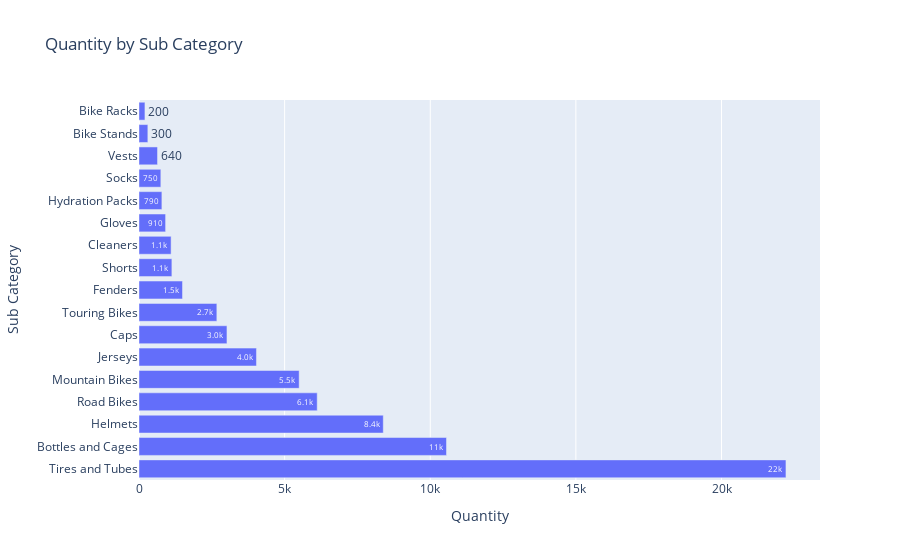

The notebook cell saved with this chart:
### Code cell
fig=px.bar(Sucategory_Sales,y='Sub Category',x='Quantity',
           text_auto='.2s',title="Quantity by Sub Category")
fig.show()

### Figure 1 — Plotly figure (JSON) as saved in the notebook; plotly's stock layout.template omitted (floating-point values rounded to 4 significant figures)
{"data": [{"alignmentgroup": "True", "hovertemplate": "Quantity=%{x}<br>Sub Category=%{y}<extra></extra>", "legendgroup": "", "marker": {"color": "#636efa", "pattern": {"shape": ""}}, "name": "", "offsetgroup": "", "orientation": "h", "showlegend": false, "textposition": "auto", "texttemplate": "%{x:.2s}", "type": "bar", "x": [22213, 10558, 8387, 6119, 5499, 4033, 3020, 2673, 1494, 1129, 1102, 913, 786, 750, 636, 304, 204], "xaxis": "x", "y": ["Tires and Tubes", "Bottles and Cages", "Helmets", "Road Bikes", "Mountain Bikes", "Jerseys", "Caps", "Touring Bikes", "Fenders", "Shorts", "Cleaners", "Gloves", "Hydration Packs", "Socks", "Vests", "Bike Stands", "Bike Racks"], "yaxis": "y"}], "layout": {"barmode": "relative", "legend": {"tracegroupgap": 0}, "title": {"text": "Quantity by Sub Category"}, "xaxis": {"anchor": "y", "domain": [0, 1], "title": {"text": "Quantity"}}, "yaxis": {"anchor": "x", "domain": [0, 1], "title": {"text": "Sub Category"}}}}
